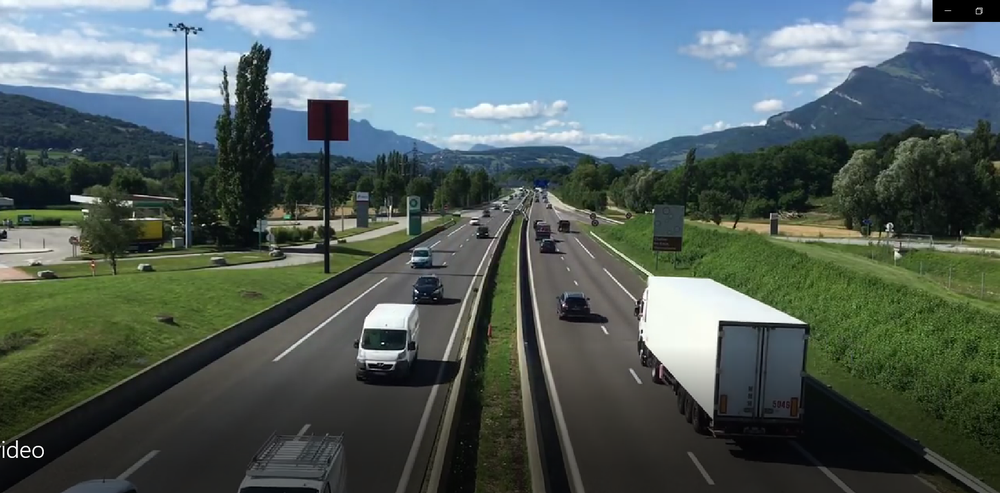
#> input picture videos/videoframe.PNG, 1000 x 493 px, shrunk from 1824 x 899 before the run, found by its file name
$ python measure_distance.py
#> lines starting #> are read from the running program, lines starting #| are printed output that depends on the picture; after the words box and inside, x2 and y2 are one past the last pixel; in counts of white or black regions, pixels touching at a corner belong together
# measure_distance.py

import cv2

# Load the video frame
frame = cv2.imread("videos/videoframe.png")  # Replace with a specific frame from your video
#> frame is the input picture: shape (493, 1000, 3); mean B, G, R 95.3, 96.9, 82.2

# Define the two points to measure the distance
x1, y1 = 100, 200  # Replace with the coordinates of the first point
x2, y2 = 300, 200  # Replace with the coordinates of the second point

# Draw points and line for visual reference
cv2.circle(frame, (x1, y1), 5, (0, 255, 0), -1)  # Point 1
#> frame: shape (493, 1000, 3); 0.02% of pixels changed, all inside (x1, y1, x2, y2) = (95, 195, 106, 206)
cv2.circle(frame, (x2, y2), 5, (0, 255, 0), -1)  # Point 2
#> frame: shape (493, 1000, 3); mean B, G, R 95.3, 96.9, 82.2
cv2.line(frame, (x1, y1), (x2, y2), (255, 0, 0), 2)  # Line between points
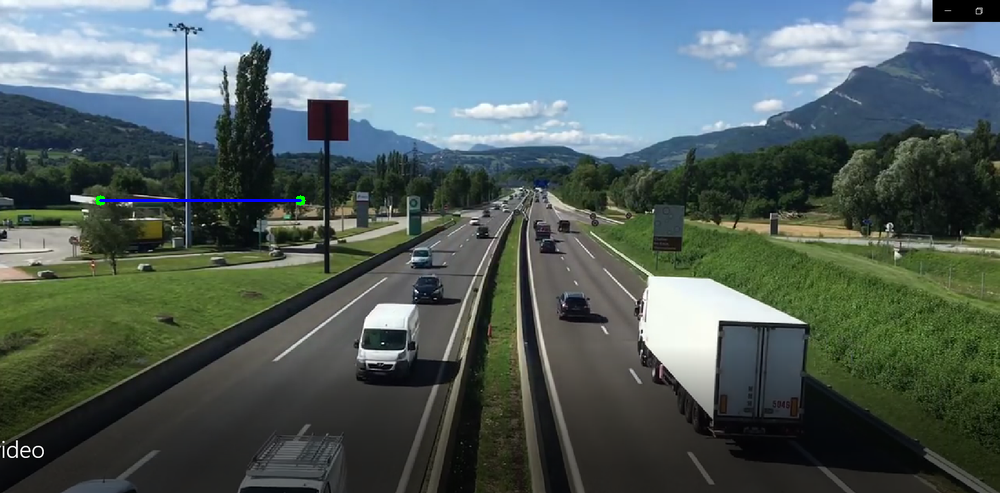
#> frame: shape (493, 1000, 3); mean B, G, R 95.5, 96.9, 82.1

# Display the frame to confirm the points
cv2.imshow("Measure Distance", frame)
cv2.waitKey(0)
cv2.destroyAllWindows()

# Calculate pixel distance
pixel_distance = ((x2 - x1)**2 + (y2 - y1)**2)**0.5
print("Pixel Distance:", pixel_distance)

# Example: Real-world distance in meters (replace with your known value)
real_world_distance_in_meters = 3.5  # Example for lane width
PIXELS_PER_METER = pixel_distance / real_world_distance_in_meters
print("PIXELS_PER_METER:", PIXELS_PER_METER)
